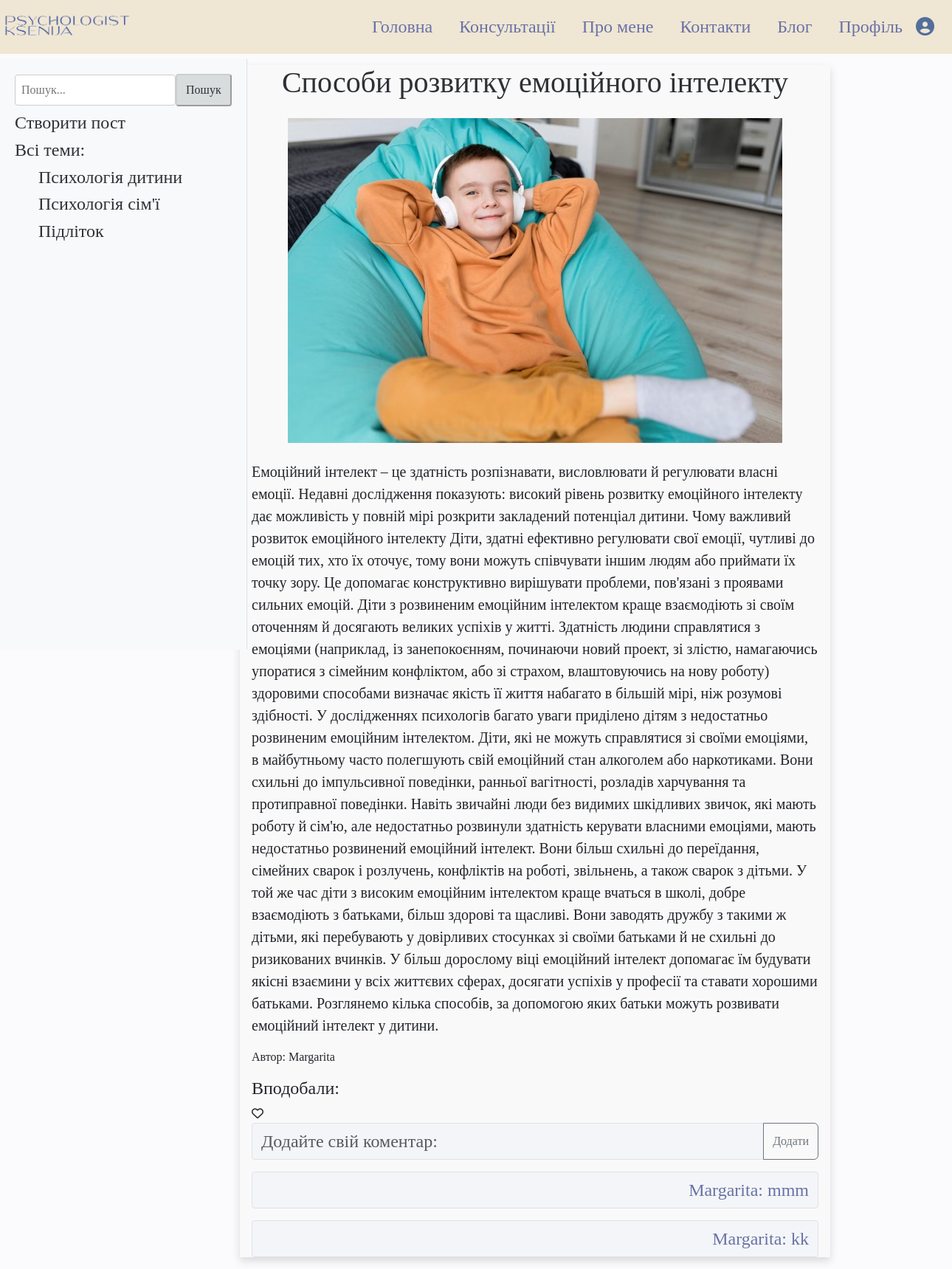
Screenshot of /blog/article/1/ (signed in) with the database file from the repository.
### blog/models.py (models this page shows, shortened)
class Category(models.Model):
    name = models.CharField(max_length=50, unique=True)

class Post(models.Model):
    title = models.CharField(max_length=255)
    content = models.TextField()
    author = models.ForeignKey(User, on_delete=models.CASCADE)
    created_at = models.DateTimeField(auto_now_add=True)
    category = models.ForeignKey('Category', on_delete=models.CASCADE)
    favorites = models.ManyToManyField(User, related_name='user_favorited_articles', blank=True)
    image = models.ManyToManyField(PostImage, related_name='post_images', blank=True)
    liked_users = models.ManyToManyField(User, through='Like', related_name='user_likes', blank=True)

class PostImage(models.Model):
    post = models.ForeignKey('Post', on_delete=models.CASCADE)
    image = models.ImageField(upload_to='post_images/')

class Comment(models.Model):
    article = models.ForeignKey('Post', on_delete=models.CASCADE, related_name='comments')
    author = models.ForeignKey(User, on_delete=models.CASCADE)
    content = models.TextField()
    created_at = models.DateTimeField(auto_now_add=True)

### blog/views.py (the view)
# urls.py: path('article/<int:article_id>/', article_detail, name='article_detail'),
@login_required(login_url='/authentication/auth/')
def article_detail(request, article_id):
    try:
        post = get_object_or_404(Post, pk=article_id)
        user = request.user
        all_categories = Category.objects.all()
        current_category = post.category
        liked = Like.objects.filter(article=post, user=user).exists()
        context = {
            'post': post,
            'liked': liked,
            'all_categories': all_categories,
            'current_category': current_category,
        }
        return render(request, 'blog/article_detail.html', context)
    except Exception as e:
        print(f"Error in article_detail: {e}")
        return JsonResponse({'error': 'Internal Server Error'}, status=500)

### blog/templates/blog/article_detail.html (shortened to what this page needs)
{% extends 'main/base.html' %}
{% load static %}
{% block content %}
<link rel="stylesheet" type="text/css" href="{% static 'blog/blog_styles.css' %}">
<div class="container-fluid  mt-4 ms-0 ">
    <div class="row">
        <div class="col-md-2 col-sm-12">
            <div class="side-bar">
                <div class="search">
                    <form method="get" action="{% url 'article_list' %}">
                        <input type="text" name="q" placeholder="Пошук...">
                        <button type="submit">Пошук</button>
                    </form>
                </div>
                <div class="list-of-categories mb-2 mt-2">
                    <a href="{% url 'blog:add_post' %}"><h4>Створити пост</h4></a>
                </div>
                <div class="list-of-categories">
                    <a href="{% url 'article_list' %}"><h4>Всі теми:</h4></a>
                </div>
                <ul>
                    {% for cat in all_categories %}
                        <li class="list-of-categories {% if cat.id == category.id %}active{% endif %}">
                            <a href="{% url 'blog:category_posts' category_id=cat.id %}"><h4>{{ cat.name }}</h4></a>
                        </li>
                    {% endfor %}
                </ul>
            </div>
        </div>
        <div class="col-8 col-sm-12">
            <div class="article-body ps-3 pe-3">
                    <h1 class="mb-4 text-center">{{ post.title }}</h1>
                    <img src="{% if post.image.all %}{{ post.image.first.image }}{% else %}{% static 'path/to/default/image.jpg' %}{% endif %}" class="card-img-article mb-4 mx-auto d-block text-center" alt="Image">
                    <p class="content text-h5">{{ post.content }}</p>
                    <p>Автор: {{ post.author.username }}</p>
                <h4>Вподобали: </h4>
                <i id="like-icon" class="fa {% if liked %}fa-solid{% else %}fa-regular{% endif %} fa-heart" data-like-url="{% url 'blog:like_article' article_id=post.id %}"></i>
                <div class="" id="comments-container">
                    <div class="input-group mb-3">
                        <input type="text" class="form-control" placeholder="Додайте свій коментар:" id="comment-content" aria-label="Додайте свій коментар:" aria-describedby="bsubmit-comment">
                        <button class="btn btn-outline-secondary" type="button" id="submit-comment" data-add-comment-url="{% url 'blog:add_comment' post.id %}">Додати</button>
                    </div>
                    <div class="feedback-title">
                        {% for comment in post.comments.all %}
                            {% if comment.author == request.user %}
                                <p class="form-control text-end">{{ comment.author.username }}: {{ comment.content }}</p>
                            {% else %}
                                <p class="form-control">{{ comment.author.username }}: {{ comment.content }}</p>
                            {% endif %}
                        {% endfor %}
                    </div>
                </div>
            </div>
        </div>
    </div>
</div>
{% endblock %}

### main/static/style.css (style rules this page uses)
body { margin: 0; padding: 0; background-color: #fbfafc; margin-left: 0; font-family: 'Cormorant Garamond', serif; }
h1, h2, h3 { color: #2d3135; font-family: 'Cormorant Garamond', serif; }
.form-control { background-color: #e9edf561; color: #2d3135; border-radius: 4px; }

### blog/static/blog/blog_styles.css (style rules this page uses)
:root { --primary-color: #b8bcb753; --button-color: #606a5c8f; --hover-color: #c3c6c695; --secondary-color: #fbfafc; --box-shadow: 0 5px 10px rgba(53, 52, 52, 0.159); --border-color: #1c073843; --text-color: #6972a6; --background-color: #fbfafc; --form-background: #e9edf561; --font-family: 'Cormorant Garamond', serif; --article-background: #f7f6f361; --article-text-color: #2d3135; --navbar-color-base: #efe6d4; }
.side-bar { position: fixed; top: 5em; left: 0; height: 100vh; overflow-y: auto; padding: 20px; background-color: #f8f9fa; border-right: 1px solid #dee2e6; font-family: var(--font-family); }
.col-8 { margin-left: 5em; margin-top: 4em; }
h3.blog-title, .form-label, .form-control, input-group-text { color: var(--text-color); font-family: var(--font-family); font-size: 1.5rem; }
p.content { font-family: var(--font-family); }
.card-img-article { max-width: 100%; object-fit: cover; }
.list-of-categories { list-style-type: none; padding: 0; font-family: var(--font-family); }
.list-of-categories a { text-decoration: none; color: var(--article-text-color); font-size: 16px; }
.article-body { background-color: var(--article-background); box-shadow: var(--box-shadow); margin-left: 220px; margin-top: 8em; margin: 0 auto; max-width: 800px; }
.text-h5 { font-size: 20px; }

### rows the page displays
Category: name "Психологія дитини"
Category: name "Психологія сім'ї"
Category: name "Підліток"
Post: title "Способи розвитку емоційного інтелекту", image.first.image (picture), content "Емоційний інтелект – це здатність розпізнавати, висловлювати й регулювати власні емоції. Недавні дослідження показують: високий рівень розвитку емоційного інтелекту дає можливість у повній мірі розкрити закладений потенціал дитини. Чому важливий розвиток емоційного інтелекту Діти, здатні ефективно регулювати свої емоції, чутливі до емоцій тих, хто їх оточує, тому вони можуть співчувати іншим людям або приймати їх точку зору. Це допомагає конструктивно вирішувати проблеми, пов'язані з проявами сильних емоцій. Діти з розвиненим емоційним інтелектом краще взаємодіють зі своїм оточенням й досягають великих успіхів у житті. Здатність людини справлятися з емоціями (наприклад, із занепокоєнням,…", author.username "Margarita"
Comment: author.username "Margarita", content "mmm"
Comment: author.username "Margarita", content "kk"
